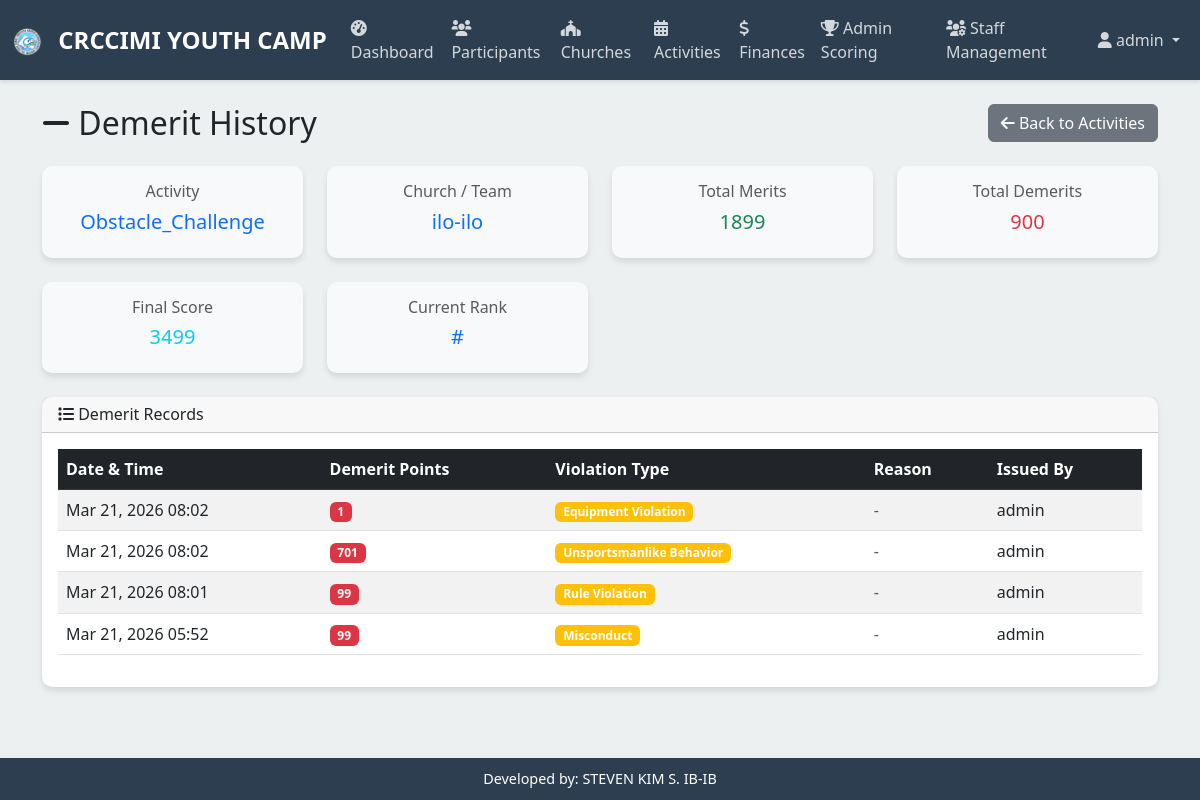
Screenshot of /demerit-details/6/ (signed in) with the database file from the repository.
### youthcamp/models.py (models this page shows, shortened)
class SurvivalGameResult(models.Model):
    activity = models.ForeignKey(Activity, on_delete=models.CASCADE)
    church = models.ForeignKey(Church, on_delete=models.CASCADE)
    points_earned = models.PositiveIntegerField(default=0)
    rank = models.PositiveIntegerField(null=True, blank=True)
    display_in_scoring = models.BooleanField(default=False)
    created_at = models.DateTimeField(auto_now_add=True)
    updated_at = models.DateTimeField(auto_now=True)
    @property
    def total_demerits(self):
        return self.demerits.aggregate(total=models.Sum('points'))['total'] or 0
    @property
    def total_merits(self):
        return self.merits.aggregate(total=models.Sum('points'))['total'] or 0
    @property
    def final_score(self):
        return (self.points_earned + self.total_merits) - self.total_demerits

class Activity(models.Model):
    ACTIVITY_TYPES = [
        ('vs_sports', 'VS Sports Game'),
        ('survival', 'Survival Game'),
    ]
    GAME_CHOICES = [
        ('basketball', 'Basketball'),
        ('volleyball', 'Volleyball'),
        ('soccer', 'Soccer'),
        ('badminton', 'Badminton'),
        ('obstacle_challenge', 'Obstacle Challenge'),
        ('team_survival', 'Team Survival'),
        ('scavenger_hunt', 'Scavenger Hunt'),
        ('relay_race', 'Relay Race'),
    ]
    name = models.CharField(max_length=200)
    activity_type = models.CharField(max_length=20, choices=ACTIVITY_TYPES)
    game_type = models.CharField(max_length=50, choices=GAME_CHOICES)
    description = models.TextField(blank=True)
    created_at = models.DateTimeField(auto_now_add=True)
    created_by = models.ForeignKey('auth.User', on_delete=models.SET_NULL, null=True, blank=True)

class Church(models.Model):
    name = models.CharField(max_length=200)
    host_pastor = models.CharField(max_length=200)
    created_at = models.DateTimeField(auto_now_add=True)
    updated_at = models.DateTimeField(auto_now=True)

class Demerit(models.Model):
    VIOLATION_TYPES = [
        ('late', 'Late Arrival'),
        ('misconduct', 'Misconduct'),
        ('rule_violation', 'Rule Violation'),
        ('unsportsmanlike', 'Unsportsmanlike Behavior'),
        ('equipment', 'Equipment Violation'),
        ('other', 'Other'),
    ]
    survival_result = models.ForeignKey(SurvivalGameResult, on_delete=models.CASCADE, related_name='demerits')
    points = models.PositiveIntegerField(default=0)
    violation_type = models.CharField(max_length=20, choices=VIOLATION_TYPES)
    reason = models.TextField(blank=True, help_text="Optional reason for the violation")
    recorded_by = models.ForeignKey('auth.User', on_delete=models.SET_NULL, null=True, blank=True)
    created_at = models.DateTimeField(auto_now_add=True)

### youthcamp/views.py (the view)
# urls.py: path('demerit-details/<int:survival_result_id>/', views.demerit_details_view, name='demerit_details'),
@login_required
def demerit_details_view(request, survival_result_id):
    survival_result = get_object_or_404(SurvivalGameResult, id=survival_result_id)
    demerits = Demerit.objects.filter(survival_result=survival_result).order_by('-created_at')
    context = {
        'survival_result': survival_result,
        'demerits': demerits,
        'user': request.user,
    }
    return render(request, 'demerit_details.html', context)

### templates/demerit_details.html (shortened to what this page needs)
{% extends 'base.html' %}
{% block content %}
<div class="container mt-4">
    <div class="row">
        <div class="col-12">
            <div class="d-flex justify-content-between align-items-center mb-4">
                <h2 class="mb-0">
                    <i class="fas fa-minus"></i> Demerit History
                </h2>
                <a href="{% url 'activities' %}" class="btn btn-secondary">
                    <i class="fas fa-arrow-left"></i> Back to Activities
                </a>
            </div>
        </div>
    </div>
    <div class="row mb-4">
        <div class="col-md-3">
            <div class="card bg-light">
                <div class="card-body text-center">
                    <h6 class="text-muted">Activity</h6>
                    <h5 class="text-primary">{{ survival_result.activity.game_type.title }}</h5>
                </div>
            </div>
        </div>
        <div class="col-md-3">
            <div class="card bg-light">
                <div class="card-body text-center">
                    <h6 class="text-muted">Church / Team</h6>
                    <h5 class="text-primary">{{ survival_result.church.name }}</h5>
                </div>
            </div>
        </div>
        <div class="col-md-3">
            <div class="card bg-light">
                <div class="card-body text-center">
                    <h6 class="text-muted">Total Merits</h6>
                    <h5 class="text-success">{{ survival_result.points_earned }}</h5>
                </div>
            </div>
        </div>
        <div class="col-md-3">
            <div class="card bg-light">
                <div class="card-body text-center">
                    <h6 class="text-muted">Total Demerits</h6>
                    <h5 class="text-danger">{{ survival_result.total_demerits }}</h5>
                </div>
            </div>
        </div>
    </div>
    <div class="row mb-4">
        <div class="col-md-3">
            <div class="card bg-light">
                <div class="card-body text-center">
                    <h6 class="text-muted">Final Score</h6>
                    <h5 class="text-info">{{ survival_result.final_score }}</h5>
                </div>
            </div>
        </div>
        <div class="col-md-3">
            <div class="card bg-light">
                <div class="card-body text-center">
                    <h6 class="text-muted">Current Rank</h6>
                    <h5 class="text-primary">#{{ survival_result.calculated_rank }}</h5>
                </div>
            </div>
        </div>
    </div>
    <div class="card">
        <div class="card-header">
            <h6 class="mb-0">
                <i class="fas fa-list"></i> Demerit Records
            </h6>
        </div>
        <div class="card-body">
            {% if demerits %}
                <div class="table-responsive">
                    <table class="table table-striped table-hover">
                        <thead class="table-dark">
                            <tr>
                                <th>Date & Time</th>
                                <th>Demerit Points</th>
                                <th>Violation Type</th>
                                <th>Reason</th>
                                <th>Issued By</th>
                            </tr>
                        </thead>
                        <tbody>
                            {% for demerit in demerits %}
                                <tr>
                                    <td>{{ demerit.created_at|date:"M d, Y H:i" }}</td>
                                    <td>
                                        <span class="badge bg-danger">{{ demerit.points }}</span>
                                    </td>
                                    <td>
                                        <span class="badge bg-warning">{{ demerit.get_violation_type_display }}</span>
                                    </td>
                                    <td>
                                        {% if demerit.reason %}
                                            <span class="text-muted">{{ demerit.reason|truncatechars:50 }}</span>
                                        {% else %}
                                            <span class="text-muted">-</span>
                                        {% endif %}
                                    </td>
                                    <td>
                                        {% if demerit.recorded_by %}
                                            {{ demerit.recorded_by.username }}
                                        {% else %}
                                            <span class="text-muted">System</span>
                                        {% endif %}
                                    </td>
                                </tr>
                            {% endfor %}
                        </tbody>
                    </table>
                </div>
            {% else %}
                <div class="alert alert-info">
                    <i class="fas fa-info-circle"></i> No demerits recorded for this team/activity.
                    <br><br>
                    This team has maintained a clean record with no violations.
                </div>
            {% endif %}
        </div>
    </div>
</div>
{% endblock %}

### templates/base.html (shortened to what this page needs)
<!DOCTYPE html>
<html lang="en">
<head>
    <link href="https://cdn.jsdelivr.net/npm/bootstrap@5.3.0/dist/css/bootstrap.min.css" rel="stylesheet">
    <link href="https://cdnjs.cloudflare.com/ajax/libs/font-awesome/6.0.0/css/all.min.css" rel="stylesheet">
</head>
<body>
    {% if user.is_authenticated %}
    <nav class="navbar navbar-expand-lg navbar-custom">
        <div class="container-fluid">
            <span class="navbar-brand">
                <img src="/static/logo.png" alt="CRCCIMI YOUTH CAMP Logo" style="height: 30px; width: auto; margin-right: 10px;">
                CRCCIMI YOUTH CAMP
            </span>
            <div class="collapse navbar-collapse" id="navbarNav">
                <ul class="navbar-nav me-auto">
                    <li class="nav-item">
                        <a class="nav-link" href="{% url 'dashboard' %}">
                            <i class="fas fa-tachometer-alt"></i> Dashboard
                        </a>
                    </li>
                    <li class="nav-item">
                        <a class="nav-link" href="{% url 'participants' %}">
                            <i class="fas fa-users"></i> Participants
                        </a>
                    </li>
                    <li class="nav-item">
                        <a class="nav-link" href="{% url 'churches' %}">
                            <i class="fas fa-church"></i> Churches
                        </a>
                    </li>
                    <li class="nav-item">
                        <a class="nav-link" href="{% url 'activities' %}">
                            <i class="fas fa-calendar-alt"></i> Activities
                        </a>
                    </li>
                    <li class="nav-item">
                        <a class="nav-link" href="{% url 'finances' %}">
                            <i class="fas fa-dollar-sign"></i> Finances
                        </a>
                    </li>
                    {% if user.is_staff or user.is_superuser %}
                    <li class="nav-item">
                        <a class="nav-link" href="{% url 'admin_scoring' %}">
                            <i class="fas fa-trophy"></i> Admin Scoring
                        </a>
                    </li>
                    {% endif %}
                    {% if user.is_superuser %}
                    <li class="nav-item">
                        <a class="nav-link" href="{% url 'staff_management' %}">
                            <i class="fas fa-users-cog"></i> Staff Management
                        </a>
                    </li>
                    {% endif %}
                </ul>
                <ul class="navbar-nav">
                    <li class="nav-item dropdown">
                        <a class="nav-link dropdown-toggle" href="#" id="navbarDropdown" role="button" data-bs-toggle="dropdown">
                            <i class="fas fa-user"></i> {{ user.username }}
                        </a>
                    </li>
                </ul>
            </div>
        </div>
    </nav>
    {% endif %}
    <div class="main-content">
        {% block content %}{% endblock %}
    </div>
    {% if user.is_authenticated %}
    <div class="footer-credit">
        Developed by: STEVEN KIM S. IB-IB
    </div>
    {% endif %}
</body>
</html>

### templates/base.html (style rules this page uses)
:root { --primary-color: #2c3e50; --secondary-color: #3498db; --accent-color: #e74c3c; --success-color: #27ae60; --light-bg: #ecf0f1; }
body { font-family: 'Segoe UI', Tahoma, Geneva, Verdana, sans-serif; background-color: var(--light-bg); margin: 0; padding: 0; }
.navbar-custom { background-color: var(--primary-color); box-shadow: 0 2px 4px rgba(0,0,0,0.1); }
.navbar-brand { font-weight: bold; color: white !important; font-size: 1.5rem; }
.nav-link { color: rgba(255,255,255,0.8) !important; transition: color 0.3s ease; }
.card { border: none; border-radius: 10px; box-shadow: 0 4px 6px rgba(0,0,0,0.1); transition: transform 0.3s ease; }
.footer-credit { background-color: var(--primary-color); color: white; text-align: center; padding: 10px; position: fixed; bottom: 0; width: 100%; font-size: 0.9rem; }
.main-content { padding-bottom: 60px; }

### rows the page displays
SurvivalGameResult: activity.game_type "Obstacle_Challenge", church.name "ilo-ilo", points_earned "1899", total_demerits "900", final_score "3499"
Demerit: created_at "Mar 21, 2026 08:02", points "1", violation_type "Equipment Violation", recorded_by.username "admin"
Demerit: created_at "Mar 21, 2026 08:02", points "701", violation_type "Unsportsmanlike Behavior", recorded_by.username "admin"
Demerit: created_at "Mar 21, 2026 08:01", points "99", violation_type "Rule Violation", recorded_by.username "admin"
Demerit: created_at "Mar 21, 2026 05:52", points "99", violation_type "Misconduct", recorded_by.username "admin"

### other values shown
{{ user.username }} "admin"
